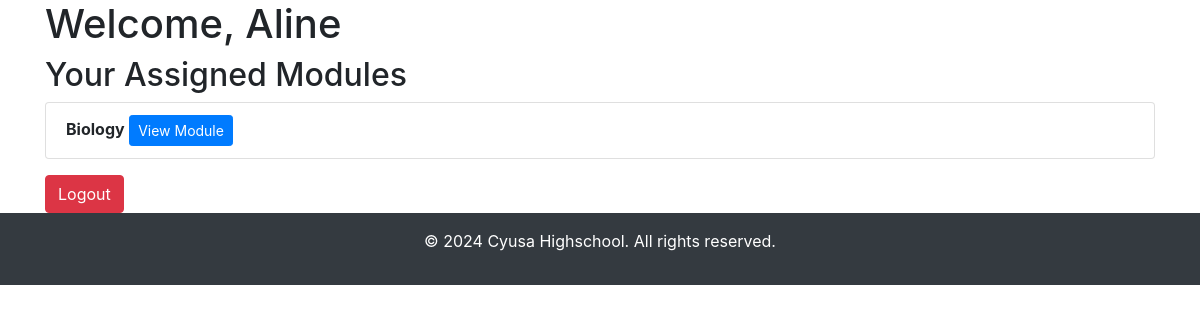
The page /student_dashboard (signed in) on the database as committed earlier.
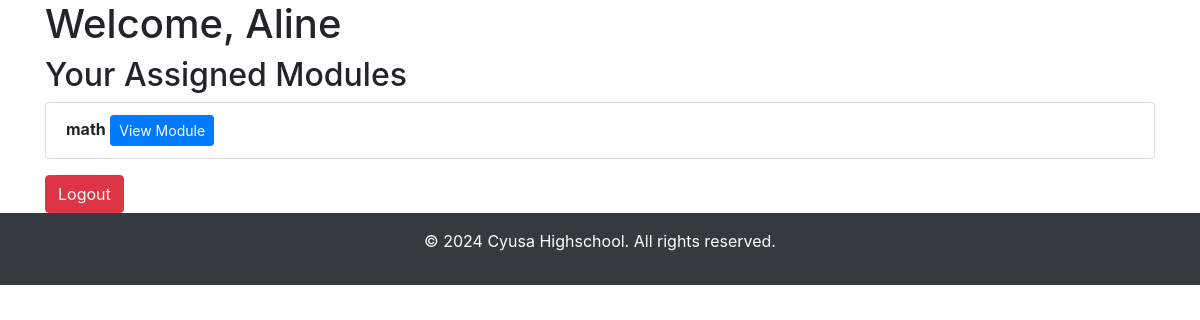
The same page on the database as committed later.
### app.py (models this page shows)
class Module(db.Model):
    id = db.Column(db.Integer, primary_key=True)
    title = db.Column(db.String(100), nullable=False)
    terms_conditions = db.Column(db.Text, nullable=False)
    quizzes = db.relationship('Quiz', backref='module', lazy=True, cascade="all, delete-orphan")

### app.py (the view)
@app.route('/student_dashboard')
@login_required
def student_dashboard_view():
    if current_user.role != 'student':
        return redirect(url_for('teacher_dashboard'))
    assigned_modules = current_user.modules
    return render_template('student_dashboard.html', modules=assigned_modules)

### app.py (called while the page is built)
@login_manager.user_loader
def load_user(user_id):
    return User.query.get(int(user_id))

### templates/student_dashboard.html (shortened to what this page needs)
<!DOCTYPE html>
<html lang="en">
<head>
    <link rel="stylesheet" href="https://stackpath.bootstrapcdn.com/bootstrap/4.5.2/css/bootstrap.min.css">
</head>
<body>
    <div class="container">
        <h1>Welcome, {{ current_user.username }}</h1>
        <h2>Your Assigned Modules</h2>
        <ul class="list-group">
            {% if modules %}
                {% for module in modules %}
                    <li class="list-group-item">
                        <strong>{{ module.title }}</strong>
                        <a href="{{ url_for('view_module', module_id=module.id) }}" class="btn btn-primary btn-sm">View Module</a>
                    </li>
                {% endfor %}
            {% else %}
                <li class="list-group-item">No modules assigned.</li>
            {% endif %}
        </ul>
        <a href="/logout" class="btn btn-danger mt-3">Logout</a>
    </div>
    <footer class="bg-dark text-white text-center py-3">
        <p>© 2024 Cyusa Highschool. All rights reserved.</p>
    </footer>
</body>
</html>

Rows that differ between the two databases and show on the page:
removed Module: title "Biology"
now on this page (row edited): Module: title "math"
